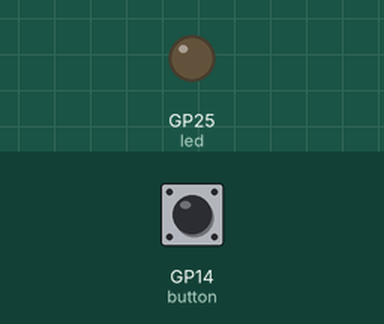
Simulated run of this program. Board: Raspberry Pi Pico running MicroPython. Parts: output pins drawn as LEDs (lit = HIGH). Inputs (shaded band) come from the test bench; at power-on: GP14 (button) LOW.

Above: at 1.2 s.
1.3 s: GP14 (button) pulled HIGH for 0.15 s
At 1.37 s:
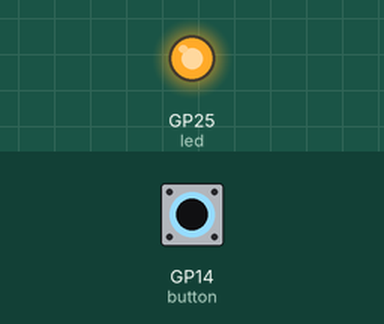
2.9 s: GP14 (button) pulled HIGH for 3.2 s
At 6.6 s:
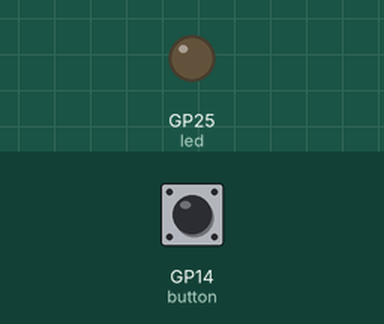
Timing chart, 0 to 8.1 s (numbered marks = the images above; inputs shaded):
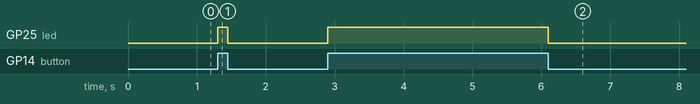

Measured:
- after the input at 1.3 s, GP25 (led): LOW → HIGH at once, → LOW 0.15 s later
- after the input at 2.9 s, GP25 (led): LOW → HIGH at once, → LOW 3.2 s later

The program:

button.py
```python
"""
PHOTONTECH

  S-Core Buton Örneği

  S-Core üzerinde ki 14. pine bağlı butona basıldığında 25.pine bağlı led yakılıyor.
  Butondan parmağımızı çektiğimizde led söndürülüyor.

  Bu örnek kod micropython ile yazılarak PHOTONTECH tarafından kamuya sunulmuştur.

  https://github.com/GitPhotontech/Photontech_S-Core

"""

from machine import Pin                         #Piconun pinleri tanımlandı.
import time                                     #Bekleme oluşturmak için time kütüphanesi eklendi

led = Pin(25, Pin.OUT)                          #25.Pin led için çıkış bacağı olarak tanımlandı.
button = Pin(14, Pin.IN, Pin.PULL_DOWN)         #14.Pin buton için giriş pini olarak tanımlandı.

while True:                                     #Program sonsuz döngü içerisine alındı.
    if(button.value()==True):                   #Butona basılma durumu kontrol ediliyor.
        led.value(1)                            #Butona basıldıysa led yakılıyor.
    else:
        led.value(0)                            #Butona basılmadıysa led söndürülüyor.
```
